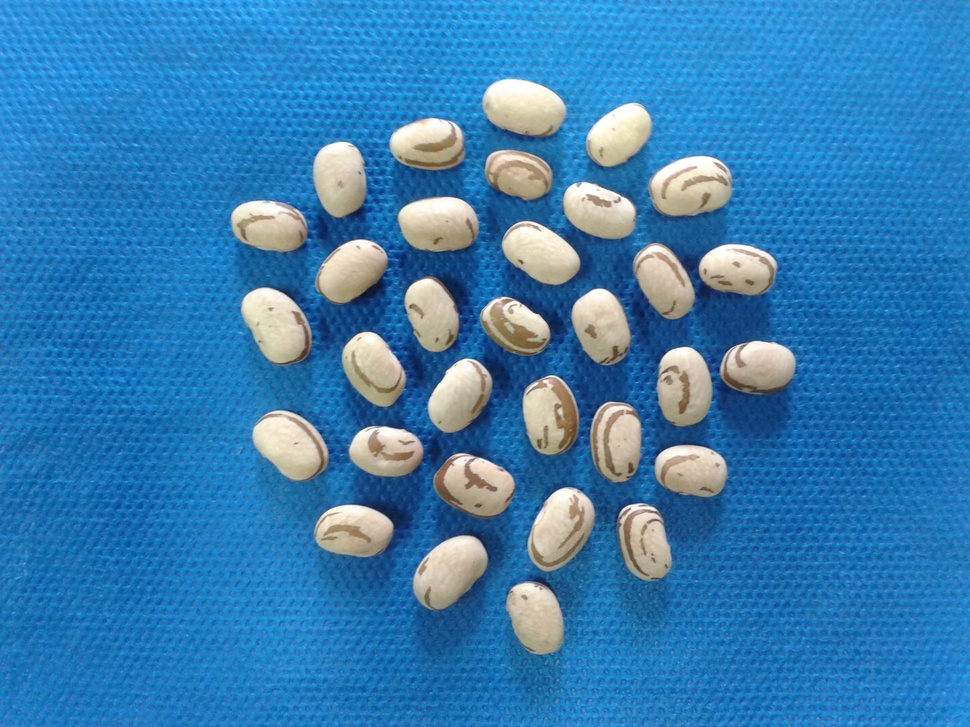
#> input picture Roteiros de Estudo Orientado - REOs/REO 02/AULA_04/feijao.jpg, 970 x 727 px, shrunk from 2048 x 1536 before the run
$ python aula_04_ex_01.py
#> lines starting #> are read from the running program, lines starting #| are printed output that depends on the picture
########################################################################################################################
# Lavras - MG
# 19/06/2020
# Universidade Federal de Lavras - UFLA
# Departamento de Biologia
# Programa de Pós Graduação em Genética e Melhoramento de Plantas
# Disciplina: Visão Computacional No Melhoramento de Plantas
# Docente: Vinícius Quintão Carneiro
# E-mail: vinicius.carneiro@ufla.br
# Github: vqcarneiro
########################################################################################################################
# PROCEDIMENTO: Histogramas de imagens coloridas e em escala de cinza
########################################################################################################################
# Importar pacotes
import cv2 # Importa o pacote opencv
import numpy as np # Importa o pacote numpy
from matplotlib import pyplot as plt # Importa o pacote matplotlib
########################################################################################################################
# Leitura da imagem

nome_arquivo = 'feijao.jpg'
img_bgr = cv2.imread(nome_arquivo,1)
#> img_bgr is the input picture: shape (727, 970, 3); mean B, G, R 178.7, 126.2, 55.7
img_rgb = cv2.cvtColor(img_bgr,cv2.COLOR_BGR2RGB)
img_cinza = cv2.cvtColor(img_bgr,cv2.COLOR_BGR2GRAY)
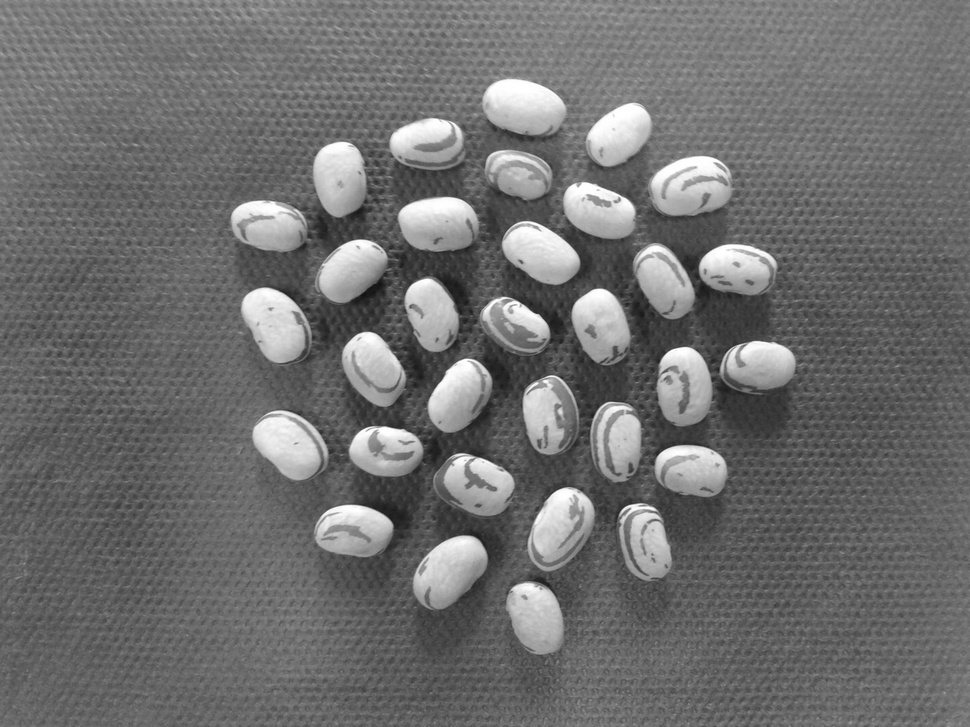
#> img_cinza: shape (727, 970); min 17, max 255, mean 111.1

print('----------------------------------------------------------------------------------------------------------------')
print('INFORMAÇÕES DA IMAGEM')
print('----------------------------------------------------------------------------------------------------------------')
lin, col, canais = np.shape(img_bgr)
#> lin = 727; col = 970; canais = 3
print('Dimensão: ' + str(lin) +' x '+ str(col))
#| Dimensão: 727 x 970
print('Canais: ' + str(canais))
#| Canais: 3
print('Largura: ' + str(col))
#| Largura: 970
print('Altura: ' + str(lin))
#| Altura: 727
print('----------------------------------------------------------------------------------------------------------------')
########################################################################################################################
# Histograma da imagem

# Histograma de imagem em escala de cinza
hist_cinza = cv2.calcHist([img_cinza],[0],None,[256],[0,256])
#> hist_cinza = 256 values, max 13158 at index 103, min 0 at index 0, mean 2754.6

# Equalização do Histograma
eq_hist = cv2.equalizeHist(img_cinza)
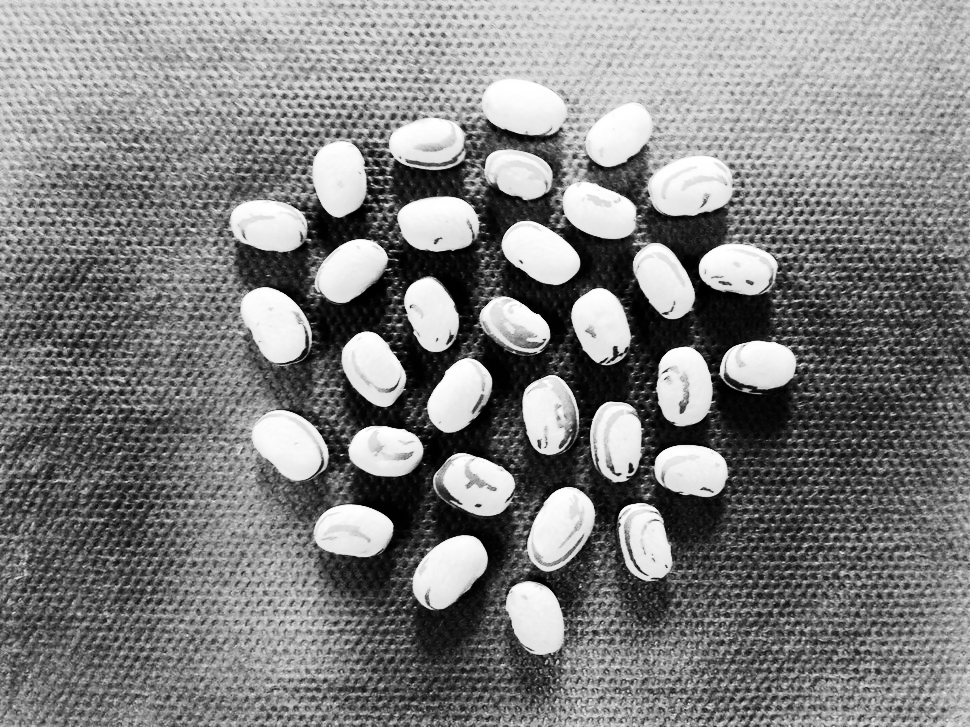
#> eq_hist: shape (727, 970); min 0, max 255, mean 128.9
hist_cinza_eq = cv2.calcHist([eq_hist],[0],None,[256],[0,256])
#> hist_cinza_eq = 256 values, max 13158 at index 128, min 0 at index 22, mean 2754.6
########################################################################################################################
# Apresentar imagens

plt.figure('IMAGEM')
plt.subplot(2,2,1)
plt.imshow(img_cinza,cmap="gray")
plt.title("Imagem Original")

plt.subplot(2,2,2)
plt.plot(hist_cinza,color = 'black')
plt.title("Histograma Original")
plt.xlim([0,256])
plt.xlabel("Valores Pixels")
plt.ylabel("Número de Pixels")

plt.subplot(2,2,3)
plt.imshow(eq_hist,cmap="gray")
plt.title("Imagem Equalizada")

plt.subplot(2,2,4)
plt.plot(hist_cinza_eq,color = 'black')
plt.title("Histograma Equalizado - Cinza")
plt.xlim([0,256])
plt.xlabel("Valores Pixels")
plt.ylabel("Número de Pixels")

plt.show()
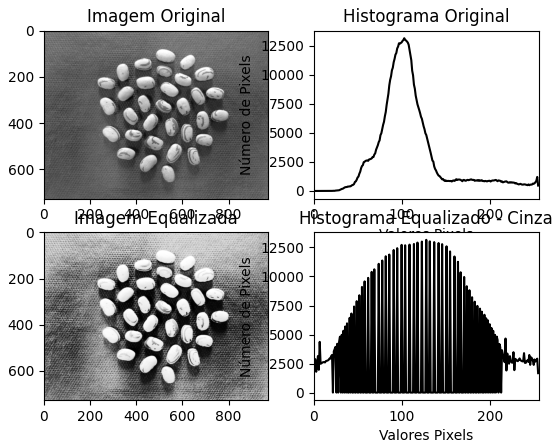
#> figure drawn by matplotlib, 4 panels; panel 2: curve peaks at x = 103, y = 13158; panel 4: curve peaks at x = 128, y = 13158
########################################################################################################################

$ run again, with Roteiros de Estudo Orientado - REOs/REO 02/AULA_04/img_01.jpg copied over Roteiros de Estudo Orientado - REOs/REO 02/AULA_04/feijao.jpg
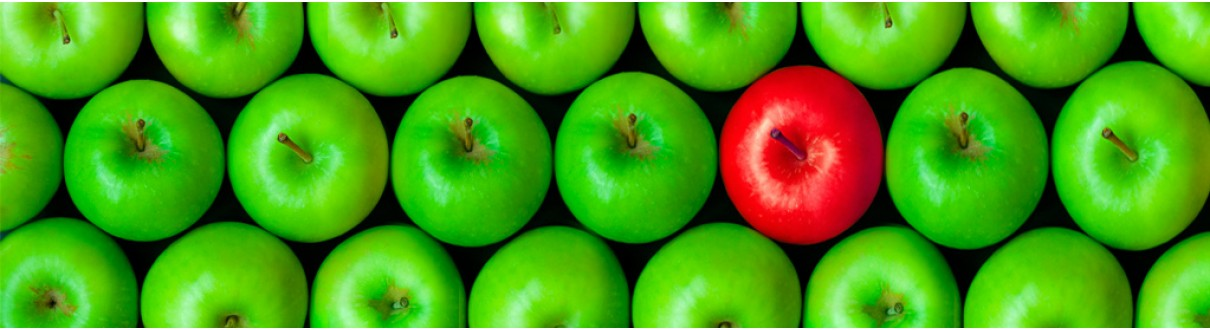
#> input picture Roteiros de Estudo Orientado - REOs/REO 02/AULA_04/img_01.jpg, 1210 x 330 px
#> img_bgr is the input picture: shape (330, 1210, 3); mean B, G, R 18.7, 157.4, 73.6
#| Dimensão: 330 x 1210
#| Canais: 3
#| Largura: 1210
#| Altura: 330
#> hist_cinza = 256 values, max 6166 at index 2, min 0 at index 234, mean 1559.8
#> `eq_hist = cv2.equalizeHist(img_cinza)`:
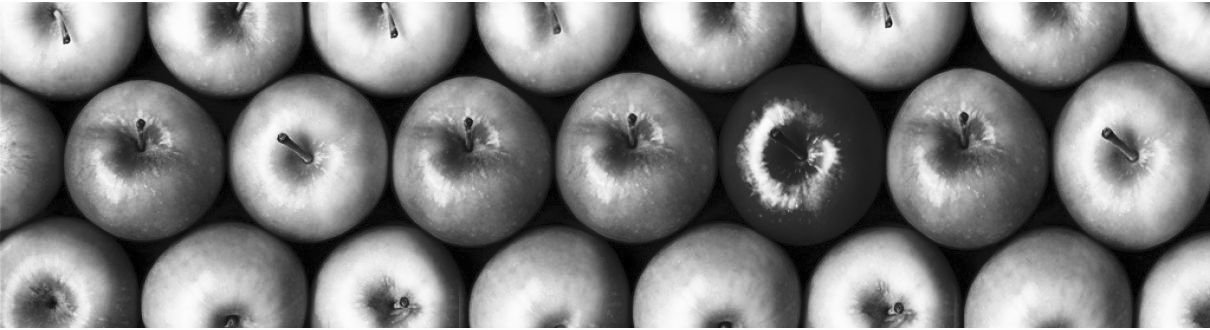
#> eq_hist: shape (330, 1210); min 0, max 255, mean 128
#> hist_cinza_eq = 256 values, max 6166 at index 7, min 0 at index 1, mean 1559.8
#> `plt.show()`:
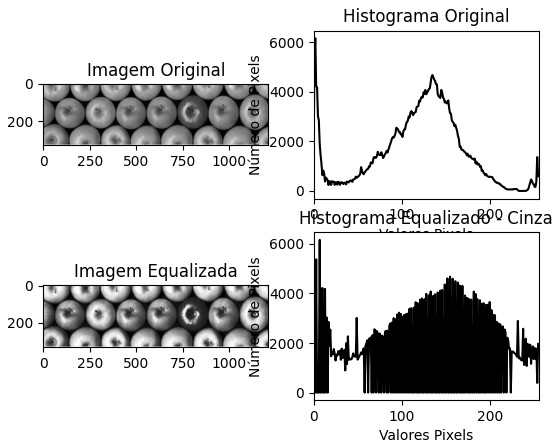
#> figure drawn by matplotlib, 4 panels; panel 2: curve peaks at x = 2, y = 6166; panel 4: curve peaks at x = 7, y = 6166
